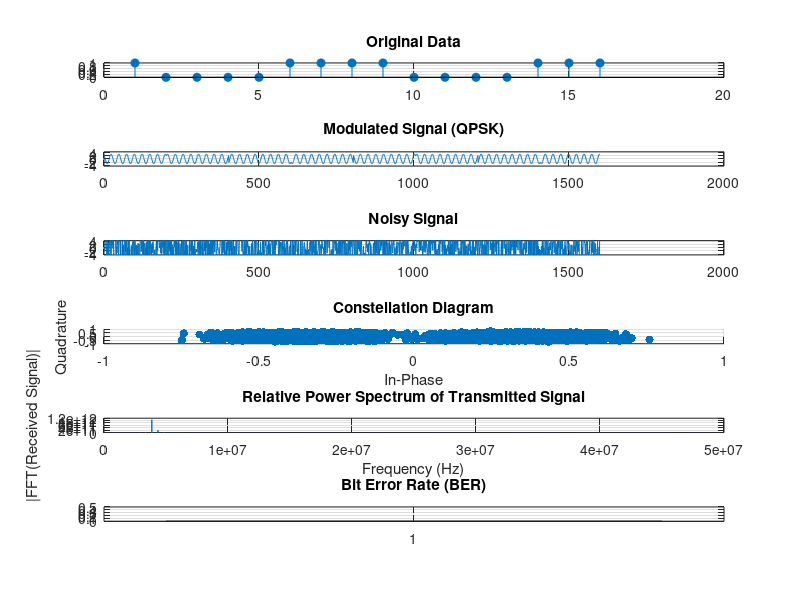

The MATLAB script that drew this image:
clc;
clear;
close all;

% Given binary data for transmission
data = [1 0 0 0 0 1 1 1];

% Extend the data length for testing
for k = 1:1:10
    data = [data data]; % doubles the length of data
end

% System parameters
% p = 10;               % Transmitter power
% z = 73;                 % Typical 1/2 wave dipole impedance
n = length(data);       % Number of bits to transmit
A = 3;          % Amplitude of transmitted signal
freq = 4e6;             % Frequency of carrier (4 MHz)
fs = 1e8;               % Sampling frequency (100 MHz)
B = 10;              % Background noise amplitude

% Time vector for one symbol (2 bits per symbol)
t_symbol = 0:1/fs:2e-6; % Duration of one symbol (2 microseconds)

% Carrier signals for QPSK
carrier_I = cos(2 * pi * freq * t_symbol); % In-phase carrier
carrier_Q = sin(2 * pi * freq * t_symbol); % Quadrature carrier

% Modulation (QPSK)
modulated_signal = [];
for i = 1:2:n
    % Map data bits to QPSK symbol
    if data(i) == 1 && data(i+1) == 0
        I = A / sqrt(2); % Symbol 45° (binary 10)
        Q = A / sqrt(2);
    elseif data(i) == 1 && data(i+1) == 1
        I = -A / sqrt(2); % Symbol 135° (binary 11)
        Q = A / sqrt(2);
    elseif data(i) == 0 && data(i+1) == 1
        I = -A / sqrt(2); % Symbol 225° (binary 01)
        Q = -A / sqrt(2);
    else
        I = A / sqrt(2); % Symbol 315° (binary 00)
        Q = -A / sqrt(2);
    end
    % Modulate the carrier with I and Q components
    modulated_symbol = I * carrier_I - Q * carrier_Q;
    modulated_signal = [modulated_signal modulated_symbol];
end

% Adding Gaussian noise
SNR_dB = .3;                           % Desired Signal-to-Noise Ratio in dB
sigma = B / sqrt(2 * 10^(SNR_dB / 10)); % Noise standard deviation
noise = sigma * randn(size(modulated_signal)); % Generate noise

noisy_signal = modulated_signal + noise; % Add noise to signal

% Demodulation
received_data = [];
constellation_points = []; % Store constellation points for plotting
for i = 1:n/2
    % Extract the ith symbol segment (two bits per symbol)
    symbol_segment = noisy_signal((i-1)*length(t_symbol)+1:i*length(t_symbol));
    
    % Demodulate the I and Q components
    I_component = sum(symbol_segment .* carrier_I) / length(t_symbol);
    Q_component = -sum(symbol_segment .* carrier_Q) / length(t_symbol);
    
    % Normalize I and Q components
    I_component = I_component / A;
    Q_component = Q_component / A;
    
    % Save constellation points for plotting
    constellation_points = [constellation_points; I_component + 1j*Q_component];
    
    % Decision thresholds for QPSK
    if I_component > 0 && Q_component > 0
        received_data = [received_data 1 0]; % Symbol 45° (binary 10)
    elseif I_component < 0 && Q_component > 0
        received_data = [received_data 1 1]; % Symbol 135° (binary 11)
    elseif I_component < 0 && Q_component < 0
        received_data = [received_data 0 1]; % Symbol 225° (binary 01)
    else
        received_data = [received_data 0 0]; % Symbol 315° (binary 00)
    end
end

% Calculate Bit Error Rate (BER)
errors = sum(data ~= received_data);
BER = errors / n;

% Display results
disp("Transmitted Data:");
disp(data(1:16)); % Show the first 16 bits for brevity
disp("Received Data:");
disp(received_data(1:16)); % Show the first 16 bits for brevity
disp("Bit Error Rate (BER):");
disp(BER);

% FFT of the received signal
NFFT = 2^nextpow2(length(noisy_signal)); % FFT length (next power of 2)
received_fft = fft(noisy_signal, NFFT).^2;
f = fs * (0:(NFFT/2)) / NFFT; % Frequency vector for one-sided spectrum

% Plot the signals, constellation diagram, and FFT magnitude
figure;

subplot(6,1,1);
stem(data(1:16), 'filled'); title('Original Data');
grid on;

subplot(6,1,2);
plot(modulated_signal(1:1600)); title('Modulated Signal (QPSK)');
ylim([-1.5*A 1.5*A]); grid on;

subplot(6,1,3);
plot(noisy_signal(1:1600)); title('Noisy Signal');
ylim([-1.5*A 1.5*A]); grid on;

subplot(6,1,4);
scatter(real(constellation_points), imag(constellation_points), 'filled');
title('Constellation Diagram');
xlabel('In-Phase'); ylabel('Quadrature');
grid on;

subplot(6,1,5);
plot(f, abs(received_fft(1:NFFT/2+1))); 
title('Relative Power Spectrum of Transmitted Signal');
xlabel('Frequency (Hz)'); ylabel('|FFT(Received Signal)|');
grid on;

subplot(6,1,6);
bar(1, BER); title('Bit Error Rate (BER)');
ylim([0 0.5]);
grid on;
